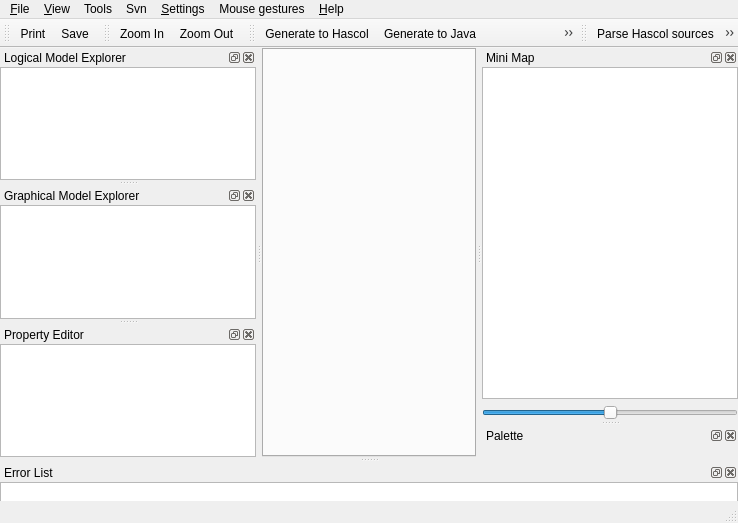
<?xml version="1.0" encoding="UTF-8"?>
<ui version="4.0">
 <class>MainWindowUi</class>
 <widget class="QMainWindow" name="MainWindowUi">
  <property name="geometry">
   <rect>
    <x>0</x>
    <y>0</y>
    <width>738</width>
    <height>523</height>
   </rect>
  </property>
  <property name="windowTitle">
   <string>QReal</string>
  </property>
  <property name="windowIcon">
   <iconset resource="../qrgui.qrc">
    <normaloff>:/icons/qreal.png</normaloff>:/icons/qreal.png</iconset>
  </property>
  <widget class="QWidget" name="centralwidget">
   <layout class="QGridLayout">
    <property name="margin">
     <number>0</number>
    </property>
    <property name="spacing">
     <number>0</number>
    </property>
    <item row="0" column="0">
     <widget class="QTabWidget" name="tabs"/>
    </item>
   </layout>
  </widget>
  <widget class="QMenuBar" name="menubar">
   <property name="geometry">
    <rect>
     <x>0</x>
     <y>0</y>
     <width>738</width>
     <height>21</height>
    </rect>
   </property>
   <widget class="QMenu" name="menu_File">
    <property name="title">
     <string>&amp;File</string>
    </property>
    <addaction name="actionOpen"/>
    <addaction name="actionSave"/>
    <addaction name="actionSave_as"/>
    <addaction name="actionPrint"/>
    <addaction name="actionMakeSvg"/>
    <addaction name="separator"/>
    <addaction name="actionQuit"/>
   </widget>
   <widget class="QMenu" name="menu_View">
    <property name="title">
     <string>&amp;View</string>
    </property>
    <addaction name="actionZoom_In"/>
    <addaction name="actionZoom_Out"/>
    <addaction name="separator"/>
    <addaction name="actionAntialiasing"/>
    <addaction name="actionOpenGL_Renderer"/>
    <addaction name="actionShowSplash"/>
   </widget>
   <widget class="QMenu" name="menuHelp">
    <property name="title">
     <string>&amp;Help</string>
    </property>
    <addaction name="actionHelp"/>
    <addaction name="separator"/>
    <addaction name="actionAbout"/>
    <addaction name="actionAboutQt"/>
   </widget>
   <widget class="QMenu" name="menuSettings">
    <property name="title">
     <string>&amp;Settings</string>
    </property>
    <addaction name="actionPreferences"/>
    <addaction name="actionPlugins"/>
    <addaction name="actionShow_grid"/>
    <addaction name="actionShow_alignment"/>
    <addaction name="actionSwitch_on_grid"/>
    <addaction name="actionSwitch_on_alignment"/>
   </widget>
   <widget class="QMenu" name="menuMouse_gestures">
    <property name="title">
     <string>Mouse gestures</string>
    </property>
    <addaction name="actionShow"/>
   </widget>
   <widget class="QMenu" name="menuSvn">
    <property name="title">
     <string>Svn</string>
    </property>
    <addaction name="actionCommit"/>
    <addaction name="actionCheckout"/>
   </widget>
   <widget class="QMenu" name="menuTools">
    <property name="title">
     <string>Tools</string>
    </property>
    <widget class="QMenu" name="menuDebug_with_debugger">
     <property name="title">
      <string>Debug (with debugger)</string>
     </property>
     <addaction name="actionGenerate_and_build"/>
     <addaction name="actionStart_debugger"/>
     <addaction name="actionConfigure"/>
     <addaction name="actionRun"/>
     <addaction name="actionKill"/>
     <addaction name="actionSet_Breakpoints"/>
     <addaction name="actionCont"/>
     <addaction name="actionNext"/>
     <addaction name="actionClose_all"/>
    </widget>
    <addaction name="actionClear"/>
    <addaction name="actionExport_to_XMI"/>
    <addaction name="actionGenerate_to_Java"/>
    <addaction name="actionGenerate_to_Hascol"/>
    <addaction name="actionDebug"/>
    <addaction name="actionDebug_Single_step"/>
    <addaction name="menuDebug_with_debugger"/>
    <addaction name="actionShape_Edit"/>
    <addaction name="actionGenerate_Editor"/>
    <addaction name="actionParse_Editor_xml"/>
    <addaction name="separator"/>
    <addaction name="actionGenerate_Editor_qrmc"/>
   </widget>
   <addaction name="menu_File"/>
   <addaction name="menu_View"/>
   <addaction name="menuTools"/>
   <addaction name="menuSvn"/>
   <addaction name="menuSettings"/>
   <addaction name="menuMouse_gestures"/>
   <addaction name="menuHelp"/>
  </widget>
  <widget class="QStatusBar" name="statusbar"/>
  <widget class="QToolBar" name="fileToolbar">
   <property name="windowTitle">
    <string>File Toolbar</string>
   </property>
   <property name="orientation">
    <enum>Qt::Horizontal</enum>
   </property>
   <attribute name="toolBarArea">
    <enum>TopToolBarArea</enum>
   </attribute>
   <attribute name="toolBarBreak">
    <bool>false</bool>
   </attribute>
   <addaction name="actionPrint"/>
   <addaction name="actionSave"/>
  </widget>
  <widget class="QDockWidget" name="minimapDock">
   <property name="windowTitle">
    <string>Mini Map</string>
   </property>
   <attribute name="dockWidgetArea">
    <number>2</number>
   </attribute>
   <widget class="QWidget" name="dockWidgetContents_4">
    <layout class="QVBoxLayout">
     <property name="spacing">
      <number>6</number>
     </property>
     <property name="margin">
      <number>0</number>
     </property>
     <item>
      <widget class="QGraphicsView" name="minimapView">
       <property name="dragMode">
        <enum>QGraphicsView::ScrollHandDrag</enum>
       </property>
      </widget>
     </item>
     <item>
      <widget class="QSlider" name="minimapZoomSlider">
       <property name="maximum">
        <number>50</number>
       </property>
       <property name="value">
        <number>25</number>
       </property>
       <property name="orientation">
        <enum>Qt::Horizontal</enum>
       </property>
      </widget>
     </item>
    </layout>
   </widget>
  </widget>
  <widget class="QDockWidget" name="paletteDock">
   <property name="windowTitle">
    <string>Palette</string>
   </property>
   <attribute name="dockWidgetArea">
    <number>2</number>
   </attribute>
   <widget class="QWidget" name="dockWidgetContents_5">
    <layout class="QHBoxLayout">
     <property name="spacing">
      <number>6</number>
     </property>
     <property name="margin">
      <number>0</number>
     </property>
     <item>
      <widget class="qReal::gui::PaletteToolbox" name="paletteToolbox"/>
     </item>
    </layout>
   </widget>
  </widget>
  <widget class="QToolBar" name="viewToolbar">
   <property name="windowTitle">
    <string>View Toolbar</string>
   </property>
   <attribute name="toolBarArea">
    <enum>TopToolBarArea</enum>
   </attribute>
   <attribute name="toolBarBreak">
    <bool>false</bool>
   </attribute>
   <addaction name="actionZoom_In"/>
   <addaction name="actionZoom_Out"/>
  </widget>
  <widget class="QDockWidget" name="logicalModelDock">
   <property name="features">
    <set>QDockWidget::AllDockWidgetFeatures</set>
   </property>
   <property name="windowTitle">
    <string>Logical Model Explorer</string>
   </property>
   <attribute name="dockWidgetArea">
    <number>1</number>
   </attribute>
   <widget class="QWidget" name="dockWidgetContents_3">
    <layout class="QVBoxLayout" name="verticalLayout">
     <item>
      <widget class="QTreeView" name="logicalModelExplorer">
       <property name="contextMenuPolicy">
        <enum>Qt::ActionsContextMenu</enum>
       </property>
       <property name="acceptDrops">
        <bool>true</bool>
       </property>
       <property name="dragEnabled">
        <bool>false</bool>
       </property>
       <property name="dragDropOverwriteMode">
        <bool>false</bool>
       </property>
       <property name="dragDropMode">
        <enum>QAbstractItemView::DragDrop</enum>
       </property>
       <property name="defaultDropAction">
        <enum>Qt::IgnoreAction</enum>
       </property>
      </widget>
     </item>
    </layout>
   </widget>
  </widget>
  <widget class="QToolBar" name="generatorsToolbar">
   <property name="windowTitle">
    <string>toolBar</string>
   </property>
   <attribute name="toolBarArea">
    <enum>TopToolBarArea</enum>
   </attribute>
   <attribute name="toolBarBreak">
    <bool>false</bool>
   </attribute>
   <addaction name="actionGenerate_to_Hascol"/>
   <addaction name="actionGenerate_to_Java"/>
   <addaction name="actionExport_to_XMI"/>
   <addaction name="actionShape_Edit"/>
  </widget>
  <widget class="QToolBar" name="parsersToolbar">
   <property name="windowTitle">
    <string>toolBar</string>
   </property>
   <attribute name="toolBarArea">
    <enum>TopToolBarArea</enum>
   </attribute>
   <attribute name="toolBarBreak">
    <bool>false</bool>
   </attribute>
   <addaction name="actionParse_Hascol_sources"/>
   <addaction name="actionParse_Java_Libraries"/>
  </widget>
  <widget class="QDockWidget" name="errorDock">
   <property name="sizePolicy">
    <sizepolicy hsizetype="Preferred" vsizetype="MinimumExpanding">
     <horstretch>0</horstretch>
     <verstretch>0</verstretch>
    </sizepolicy>
   </property>
   <property name="minimumSize">
    <size>
     <width>80</width>
     <height>38</height>
    </size>
   </property>
   <property name="maximumSize">
    <size>
     <width>524287</width>
     <height>524287</height>
    </size>
   </property>
   <property name="acceptDrops">
    <bool>false</bool>
   </property>
   <property name="autoFillBackground">
    <bool>false</bool>
   </property>
   <property name="windowTitle">
    <string>Error List</string>
   </property>
   <attribute name="dockWidgetArea">
    <number>8</number>
   </attribute>
   <widget class="QWidget" name="dockWidgetContents_6">
    <widget class="ErrorListWidget" name="errorListWidget">
     <property name="geometry">
      <rect>
       <x>0</x>
       <y>0</y>
       <width>738</width>
       <height>191</height>
      </rect>
     </property>
    </widget>
   </widget>
  </widget>
  <widget class="QDockWidget" name="graphicalModelDock">
   <property name="windowTitle">
    <string>Graphical Model Explorer</string>
   </property>
   <attribute name="dockWidgetArea">
    <number>1</number>
   </attribute>
   <widget class="QWidget" name="dockWidgetContents_6">
    <layout class="QHBoxLayout" name="horizontalLayout">
     <item>
      <widget class="QTreeView" name="graphicalModelExplorer">
       <property name="contextMenuPolicy">
        <enum>Qt::ActionsContextMenu</enum>
       </property>
       <property name="acceptDrops">
        <bool>true</bool>
       </property>
      </widget>
     </item>
    </layout>
   </widget>
  </widget>
  <widget class="QDockWidget" name="propertyDock">
   <property name="windowTitle">
    <string>Property Editor</string>
   </property>
   <attribute name="dockWidgetArea">
    <number>1</number>
   </attribute>
   <widget class="QWidget" name="dockWidgetContents">
    <layout class="QVBoxLayout">
     <property name="spacing">
      <number>6</number>
     </property>
     <property name="margin">
      <number>0</number>
     </property>
     <item>
      <widget class="QTableView" name="propertyEditor">
       <property name="maximumSize">
        <size>
         <width>16777214</width>
         <height>16777215</height>
        </size>
       </property>
       <property name="alternatingRowColors">
        <bool>true</bool>
       </property>
       <property name="showGrid">
        <bool>false</bool>
       </property>
      </widget>
     </item>
    </layout>
   </widget>
  </widget>
  <action name="actionQuit">
   <property name="checkable">
    <bool>false</bool>
   </property>
   <property name="text">
    <string>&amp;Quit</string>
   </property>
  </action>
  <action name="actionConnect">
   <property name="icon">
    <iconset>
     <normaloff>:/icons/database_connected.png</normaloff>:/icons/database_connected.png</iconset>
   </property>
   <property name="text">
    <string>&amp;Connect</string>
   </property>
  </action>
  <action name="actionZoom_In">
   <property name="icon">
    <iconset resource="../qrgui.qrc">
     <normaloff>:/icons/zoomin.png</normaloff>:/icons/zoomin.png</iconset>
   </property>
   <property name="text">
    <string>Zoom In</string>
   </property>
  </action>
  <action name="actionZoom_Out">
   <property name="icon">
    <iconset resource="../qrgui.qrc">
     <normaloff>:/icons/zoomout.png</normaloff>:/icons/zoomout.png</iconset>
   </property>
   <property name="text">
    <string>Zoom Out</string>
   </property>
  </action>
  <action name="actionAntialiasing">
   <property name="checkable">
    <bool>true</bool>
   </property>
   <property name="checked">
    <bool>true</bool>
   </property>
   <property name="text">
    <string>Antialiasing</string>
   </property>
  </action>
  <action name="actionOpenGL_Renderer">
   <property name="checkable">
    <bool>true</bool>
   </property>
   <property name="text">
    <string>OpenGL Renderer</string>
   </property>
  </action>
  <action name="actionPrint">
   <property name="icon">
    <iconset resource="../qrgui.qrc">
     <normaloff>:/icons/print.png</normaloff>:/icons/print.png</iconset>
   </property>
   <property name="text">
    <string>Print</string>
   </property>
  </action>
  <action name="actionMakeSvg">
   <property name="text">
    <string>Export to SVG</string>
   </property>
  </action>
  <action name="actionDisconnect">
   <property name="icon">
    <iconset>
     <normaloff>:/icons/database_disconnect.png</normaloff>:/icons/database_disconnect.png</iconset>
   </property>
   <property name="text">
    <string>&amp;Disconnect</string>
   </property>
  </action>
  <action name="actionBeginTransaction">
   <property name="enabled">
    <bool>false</bool>
   </property>
   <property name="icon">
    <iconset>
     <normaloff>:/icons/database_connect.png</normaloff>:/icons/database_connect.png</iconset>
   </property>
   <property name="text">
    <string>Begin Transaction</string>
   </property>
  </action>
  <action name="actionCommitTransaction">
   <property name="enabled">
    <bool>false</bool>
   </property>
   <property name="icon">
    <iconset>
     <normaloff>:/icons/database_commit.png</normaloff>:/icons/database_commit.png</iconset>
   </property>
   <property name="text">
    <string>Commit Transaction</string>
   </property>
  </action>
  <action name="actionRollbackTransaction">
   <property name="enabled">
    <bool>false</bool>
   </property>
   <property name="icon">
    <iconset>
     <normaloff>:/icons/database_revert.png</normaloff>:/icons/database_revert.png</iconset>
   </property>
   <property name="text">
    <string>Rollback Transaction</string>
   </property>
  </action>
  <action name="actionDeleteFromDiagram">
   <property name="checkable">
    <bool>true</bool>
   </property>
   <property name="text">
    <string>Delete</string>
   </property>
   <property name="shortcut">
    <string>Del</string>
   </property>
   <property name="shortcutContext">
    <enum>Qt::WidgetShortcut</enum>
   </property>
  </action>
  <action name="openNewTab">
   <property name="text">
    <string>Open in new tab</string>
   </property>
  </action>
  <action name="actionHelp">
   <property name="text">
    <string>Small Help</string>
   </property>
  </action>
  <action name="actionAbout">
   <property name="text">
    <string>About...</string>
   </property>
  </action>
  <action name="actionAboutQt">
   <property name="text">
    <string>About Qt...</string>
   </property>
  </action>
  <action name="actionPlugins">
   <property name="checkable">
    <bool>false</bool>
   </property>
   <property name="text">
    <string>Plugins...</string>
   </property>
  </action>
  <action name="actionShowSplash">
   <property name="checkable">
    <bool>true</bool>
   </property>
   <property name="checked">
    <bool>true</bool>
   </property>
   <property name="text">
    <string>Show splashscreen</string>
   </property>
  </action>
  <action name="actionClear">
   <property name="icon">
    <iconset resource="../qrgui.qrc">
     <normaloff>:/icons/clear.png</normaloff>:/icons/clear.png</iconset>
   </property>
   <property name="text">
    <string>Exterminatus</string>
   </property>
  </action>
  <action name="actionExport_to_XMI">
   <property name="text">
    <string>Export to XMI</string>
   </property>
  </action>
  <action name="actionGenerate_to_Java">
   <property name="text">
    <string>Generate to Java</string>
   </property>
  </action>
  <action name="actionSave">
   <property name="text">
    <string>Save</string>
   </property>
  </action>
  <action name="actionGenerate_editor">
   <property name="text">
    <string>Generate editor</string>
   </property>
  </action>
  <action name="actionGenerate_to_Hascol">
   <property name="text">
    <string>Generate to Hascol</string>
   </property>
  </action>
  <action name="actionSave_as">
   <property name="text">
    <string>Save as...</string>
   </property>
  </action>
  <action name="actionOpen">
   <property name="text">
    <string>Open...</string>
   </property>
  </action>
  <action name="actionParse_Hascol_sources">
   <property name="text">
    <string>Parse Hascol sources</string>
   </property>
   <property name="toolTip">
    <string>Build diagrams from existing Hascol sources</string>
   </property>
  </action>
  <action name="actionParse_Java_Libraries">
   <property name="text">
    <string>Parse Java Libraries</string>
   </property>
   <property name="toolTip">
    <string>Parse Java Libraries</string>
   </property>
  </action>
  <action name="actionShow_grid">
   <property name="checkable">
    <bool>true</bool>
   </property>
   <property name="checked">
    <bool>true</bool>
   </property>
   <property name="text">
    <string>Show grid</string>
   </property>
  </action>
  <action name="actionShape_Edit">
   <property name="text">
    <string>Shape Editor</string>
   </property>
  </action>
  <action name="actionGenerate_Editor">
   <property name="text">
    <string>Generate Editor</string>
   </property>
  </action>
  <action name="actionParse_Editor_xml">
   <property name="text">
    <string>Parse Editor xml</string>
   </property>
  </action>
  <action name="actionSwitch_on_grid">
   <property name="checkable">
    <bool>true</bool>
   </property>
   <property name="text">
    <string>Switch on grid</string>
   </property>
  </action>
  <action name="actionCommit">
   <property name="text">
    <string>Commit</string>
   </property>
  </action>
  <action name="actionShow">
   <property name="text">
    <string>Show</string>
   </property>
  </action>
  <action name="actionPreferences">
   <property name="text">
    <string>Preferences...</string>
   </property>
  </action>
  <action name="actionCheckout">
   <property name="text">
    <string>Checkout...</string>
   </property>
  </action>
  <action name="actionGenerate_Editor_qrmc">
   <property name="text">
    <string>Generate Editor (qrmc)</string>
   </property>
  </action>
  <action name="actionSwitch_on_alignment">
   <property name="checkable">
    <bool>true</bool>
   </property>
   <property name="checked">
    <bool>true</bool>
   </property>
   <property name="text">
    <string>Switch on alignment</string>
   </property>
  </action>
  <action name="actionShow_alignment">
   <property name="checkable">
    <bool>true</bool>
   </property>
   <property name="checked">
    <bool>true</bool>
   </property>
   <property name="text">
    <string>Show alignment</string>
   </property>
  </action>
  <action name="actionDebug">
   <property name="text">
    <string>Debug</string>
   </property>
   <property name="shortcut">
    <string>F9</string>
   </property>
  </action>
  <action name="actionDebug_Single_step">
   <property name="text">
    <string>Debug (Single step)</string>
   </property>
   <property name="shortcut">
    <string>F10</string>
   </property>
  </action>
  <action name="actionGenerate_and_build">
   <property name="text">
    <string>Generate and build</string>
   </property>
  </action>
  <action name="actionStart_debugger">
   <property name="text">
    <string>Start debugger</string>
   </property>
  </action>
  <action name="actionRun">
   <property name="text">
    <string>Run</string>
   </property>
  </action>
  <action name="actionKill">
   <property name="text">
    <string>Kill</string>
   </property>
  </action>
  <action name="actionClose_all">
   <property name="text">
    <string>Close all</string>
   </property>
  </action>
  <action name="actionSet_Breakpoints">
   <property name="text">
    <string>Set breakpoints</string>
   </property>
   <property name="iconText">
    <string>Set breakpoints</string>
   </property>
  </action>
  <action name="actionCont">
   <property name="text">
    <string>Cont</string>
   </property>
  </action>
  <action name="actionNext">
   <property name="text">
    <string>Next</string>
   </property>
  </action>
  <action name="actionConfigure">
   <property name="text">
    <string>Configure</string>
   </property>
  </action>
 </widget>
 <layoutdefault spacing="0" margin="0"/>
 <customwidgets>
  <customwidget>
   <class>qReal::gui::PaletteToolbox</class>
   <extends>QToolBox</extends>
   <header>paletteToolbox.h</header>
   <container>1</container>
  </customwidget>
  <customwidget>
   <class>ErrorListWidget</class>
   <extends>QListWidget</extends>
   <header>errorlistwidget.h</header>
  </customwidget>
 </customwidgets>
 <resources>
  <include location="../qrgui.qrc"/>
 </resources>
 <connections/>
</ui>
